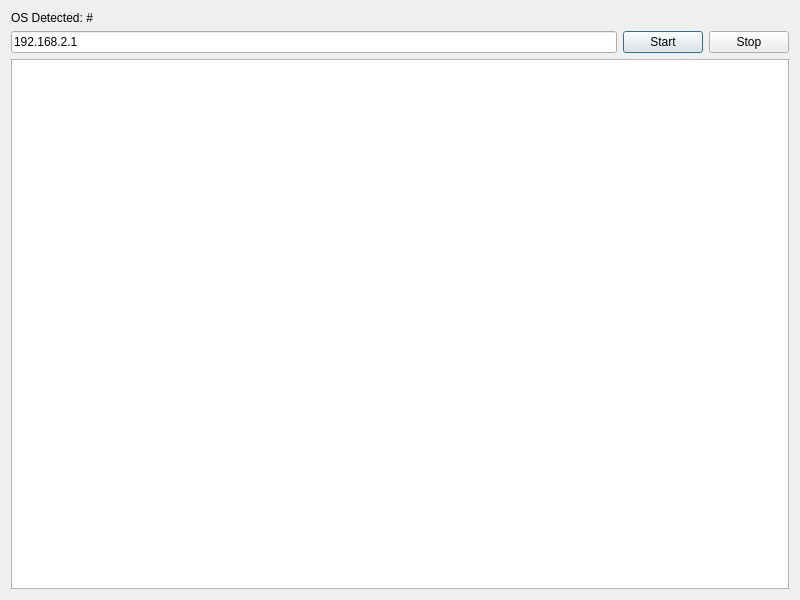
<?xml version="1.0" encoding="UTF-8"?>
<ui version="4.0">
 <class>Dialog</class>
 <widget class="QDialog" name="Dialog">
  <property name="geometry">
   <rect>
    <x>0</x>
    <y>0</y>
    <width>800</width>
    <height>600</height>
   </rect>
  </property>
  <property name="windowTitle">
   <string>Dialog</string>
  </property>
  <layout class="QVBoxLayout" name="verticalLayout">
   <item>
    <widget class="QLabel" name="lblOS">
     <property name="text">
      <string>OS Detected: #</string>
     </property>
    </widget>
   </item>
   <item>
    <layout class="QHBoxLayout" name="horizontalLayout">
     <item>
      <widget class="QLineEdit" name="txtIP">
       <property name="text">
        <string>192.168.2.1</string>
       </property>
      </widget>
     </item>
     <item>
      <widget class="QPushButton" name="btnStart">
       <property name="text">
        <string>Start</string>
       </property>
      </widget>
     </item>
     <item>
      <widget class="QPushButton" name="btnStop">
       <property name="text">
        <string>Stop</string>
       </property>
      </widget>
     </item>
    </layout>
   </item>
   <item>
    <widget class="QPlainTextEdit" name="plainTextEdit"/>
   </item>
  </layout>
 </widget>
 <resources/>
 <connections/>
</ui>
